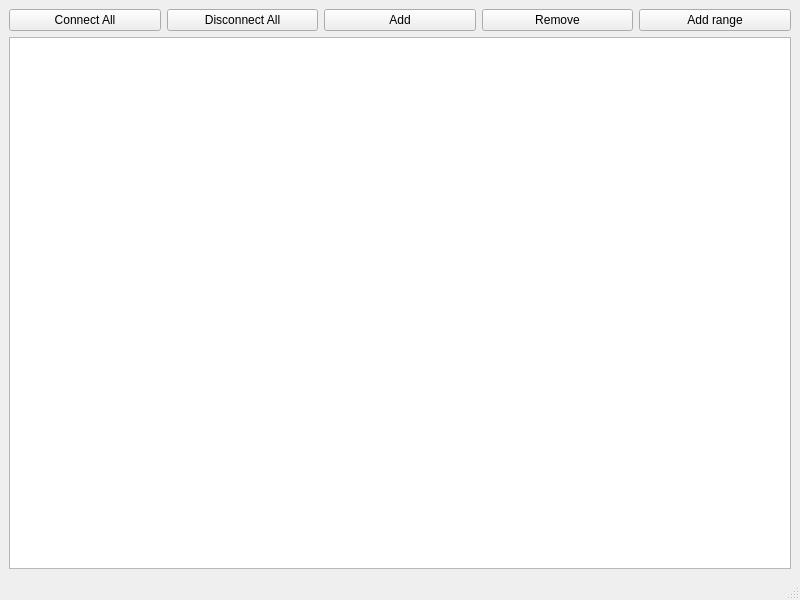
<?xml version="1.0" encoding="UTF-8"?>
<ui version="4.0">
 <class>MainWindow</class>
 <widget class="QMainWindow" name="MainWindow">
  <property name="geometry">
   <rect>
    <x>0</x>
    <y>0</y>
    <width>800</width>
    <height>600</height>
   </rect>
  </property>
  <property name="windowTitle">
   <string>MainWindow</string>
  </property>
  <widget class="QWidget" name="centralwidget">
   <layout class="QVBoxLayout" name="verticalLayout" stretch="0,0">
    <item>
     <layout class="QHBoxLayout" name="horizontalLayout">
      <item>
       <widget class="QPushButton" name="pushButtonConnectAll">
        <property name="text">
         <string>Connect All</string>
        </property>
       </widget>
      </item>
      <item>
       <widget class="QPushButton" name="pushButtonDisconnectAll">
        <property name="text">
         <string>Disconnect All</string>
        </property>
       </widget>
      </item>
      <item>
       <widget class="QPushButton" name="pushButtonAdd">
        <property name="text">
         <string>Add</string>
        </property>
       </widget>
      </item>
      <item>
       <widget class="QPushButton" name="pushButtonRemove">
        <property name="text">
         <string>Remove</string>
        </property>
       </widget>
      </item>
      <item>
       <widget class="QPushButton" name="pushButtonAddRange">
        <property name="text">
         <string>Add range</string>
        </property>
       </widget>
      </item>
     </layout>
    </item>
    <item>
     <widget class="QTreeView" name="treeView">
      <property name="contextMenuPolicy">
       <enum>Qt::ContextMenuPolicy::CustomContextMenu</enum>
      </property>
      <property name="selectionMode">
       <enum>QAbstractItemView::SelectionMode::ExtendedSelection</enum>
      </property>
      <property name="rootIsDecorated">
       <bool>false</bool>
      </property>
      <property name="sortingEnabled">
       <bool>true</bool>
      </property>
      <property name="animated">
       <bool>true</bool>
      </property>
     </widget>
    </item>
   </layout>
  </widget>
  <widget class="QMenuBar" name="menubar">
   <property name="geometry">
    <rect>
     <x>0</x>
     <y>0</y>
     <width>800</width>
     <height>22</height>
    </rect>
   </property>
  </widget>
  <widget class="QStatusBar" name="statusbar"/>
 </widget>
 <resources/>
 <connections/>
</ui>
